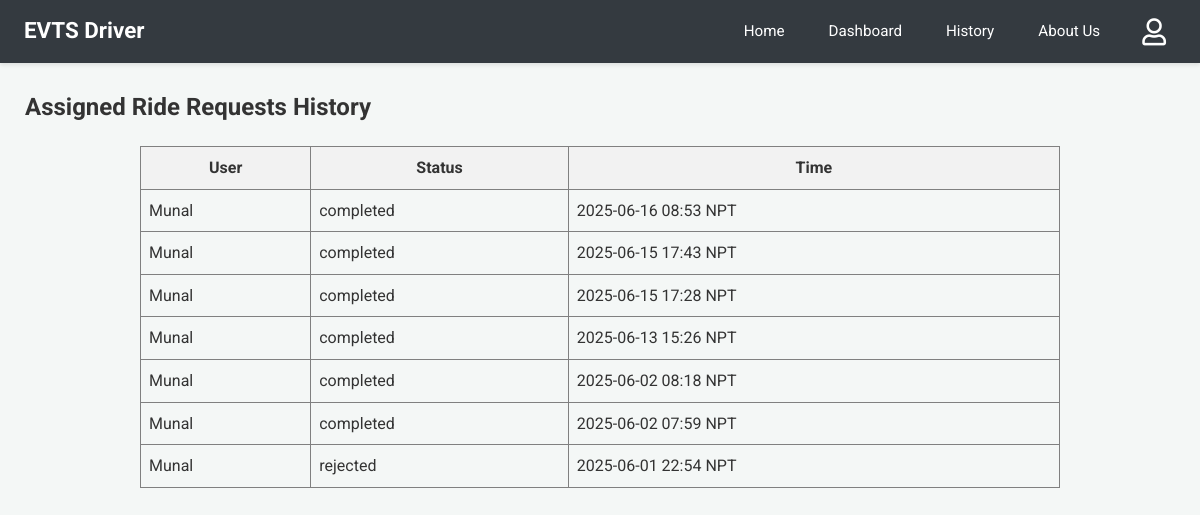
The page /driver-history (signed in) on the database its author committed.
### app.py (models this page shows)
class User(db.Model):
    email = db.Column(db.String(120), primary_key=True)
    name = db.Column(db.String(100))
    phone = db.Column(db.String(15))
    password = db.Column(db.String(100))
    latitude = db.Column(db.Float, nullable=True)
    longitude = db.Column(db.Float, nullable=True)

class RideRequest(db.Model):
    __tablename__ = 'ride_request'
    id = db.Column(db.Integer, primary_key=True)
    user_email = db.Column(db.String(100), nullable=False)
    driver_email = db.Column(db.String(100), nullable=False)
    user_latitude_at_request = db.Column(db.Float, nullable=True)
    user_longitude_at_request = db.Column(db.Float, nullable=True)
    timestamp = db.Column(db.DateTime, default=lambda: datetime.now(timezone.utc))
    status = db.Column(db.String(20), default='Pending')

### app.py (the view)
@app.route('/driver-history')
@login_required_driver
def driver_history():
    reqs_db = RideRequest.query.filter_by(driver_email=session['driver']).order_by(RideRequest.timestamp.desc()).all()
    s_reqs = [{'user_name': (User.query.get(r.user_email).name or r.user_email if User.query.get(r.user_email) else "N/A"),
               'status': r.status, 'timestamp': format_datetime_npt(r.timestamp)} for r in reqs_db]
    response = make_response(render_template('driver_history.html', requests=s_reqs))
    return add_no_cache_to_response(response)

### app.py (called while the page is built)
def format_datetime_npt(dt_utc):
    if dt_utc is None: return "N/A"
    if dt_utc.tzinfo is None or dt_utc.tzinfo.utcoffset(dt_utc) is None:
        dt_utc = dt_utc.replace(tzinfo=timezone.utc)
    else:
        dt_utc = dt_utc.astimezone(timezone.utc)
    dt_npt = dt_utc.astimezone(NPT)
    return dt_npt.strftime('%Y-%m-%d %H:%M NPT')

def login_required_driver(f):
    @wraps(f)
    def decorated_function(*args, **kwargs):
        if 'driver' not in session:
            return redirect(url_for('login', next=request.url))
        return f(*args, **kwargs)
    return decorated_function

def add_no_cache_to_response(response):
    response.headers["Cache-Control"] = "no-cache, no-store, must-revalidate, public, max-age=0"
    response.headers["Pragma"] = "no-cache"
    response.headers["Expires"] = "0"
    return response

### templates/driver_history.html
{% extends 'driver_base.html' %}
{% block content %}
<h2>Assigned Ride Requests History</h2>
{% if requests %}
<table border="1" cellpadding="8" cellspacing="0" style="border-collapse: collapse; width: 80%; margin: 20px auto;">
  <thead>
    <tr style="background-color: #f2f2f2;">
      <th>User</th>
      <th>Status</th>
      <th>Time</th>
    </tr>
  </thead>
  <tbody>
  {% for req in requests %}
  <tr>
    <td>{{ req.user_name }}</td>
    <td>{{ req.status }}</td>
    <td>{{ req.timestamp }}</td>
  </tr>
  {% endfor %}
  </tbody>
</table>
{% else %}
<p>You have no assigned ride request history.</p>
{% endif %}
{% endblock %}

### static/css/dashboard_styles.css (style rules this page uses)
body { font-family: 'Roboto', 'Segoe UI', Tahoma, Geneva, Verdana, sans-serif; margin: 0; background-color: #f4f7f6; color: #333; line-height: 1.6; }
.dashboard-content h2, .dashboard-content h3, .dashboard-content h4 { color: #333; margin-top: 0; }

### rows shown on the page
User: user_name "Munal" "Munal" "Munal" "Munal" "Munal" "Munal" "Munal"
RideRequest: status "completed"
RideRequest: status "completed"
RideRequest: status "completed"
RideRequest: status "completed"
RideRequest: status "completed"
RideRequest: status "completed"
RideRequest: status "rejected"

### other values the page prints
{{ req.timestamp }} "2025-06-16 08:53 NPT" "2025-06-15 17:43 NPT" "2025-06-15 17:28 NPT" "2025-06-13 15:26 NPT" "2025-06-02 08:18 NPT" "2025-06-02 07:59 NPT" "2025-06-01 22:54 NPT"
